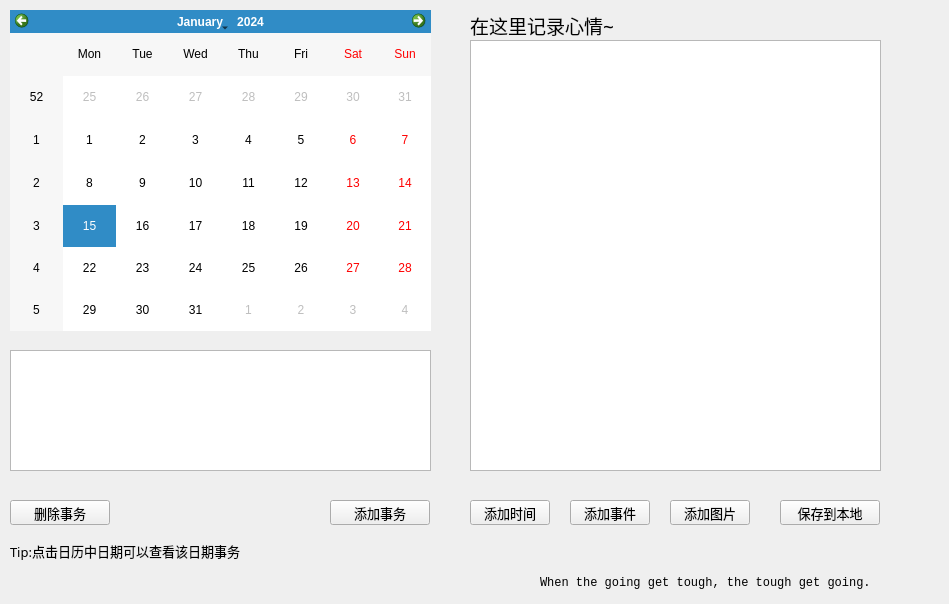
   <widget class="QWidget" name="page3">
    <widget class="QLabel" name="label_13">
     <property name="geometry">
      <rect>
       <x>540</x>
       <y>570</y>
       <width>400</width>
       <height>25</height>
      </rect>
     </property>
     <property name="minimumSize">
      <size>
       <width>400</width>
       <height>25</height>
      </size>
     </property>
     <property name="maximumSize">
      <size>
       <width>400</width>
       <height>25</height>
      </size>
     </property>
     <property name="font">
      <font>
       <family>Consolas</family>
       <pointsize>9</pointsize>
      </font>
     </property>
     <property name="text">
      <string>When the going get tough, the tough get going.</string>
     </property>
    </widget>
    <widget class="QCalendarWidget" name="calendar">
     <property name="geometry">
      <rect>
       <x>10</x>
       <y>10</y>
       <width>421</width>
       <height>321</height>
      </rect>
     </property>
    </widget>
    <widget class="QLabel" name="label_4">
     <property name="geometry">
      <rect>
       <x>470</x>
       <y>10</y>
       <width>331</width>
       <height>30</height>
      </rect>
     </property>
     <property name="minimumSize">
      <size>
       <width>0</width>
       <height>30</height>
      </size>
     </property>
     <property name="maximumSize">
      <size>
       <width>16777215</width>
       <height>30</height>
      </size>
     </property>
     <property name="font">
      <font>
       <family>楷体</family>
       <pointsize>14</pointsize>
      </font>
     </property>
     <property name="text">
      <string>在这里记录心情~</string>
     </property>
    </widget>
    <widget class="QTextEdit" name="note">
     <property name="geometry">
      <rect>
       <x>470</x>
       <y>40</y>
       <width>411</width>
       <height>431</height>
      </rect>
     </property>
     <property name="font">
      <font>
       <family>华文楷体</family>
       <pointsize>11</pointsize>
      </font>
     </property>
    </widget>
    <widget class="QPushButton" name="pushButton">
     <property name="geometry">
      <rect>
       <x>780</x>
       <y>500</y>
       <width>100</width>
       <height>25</height>
      </rect>
     </property>
     <property name="minimumSize">
      <size>
       <width>100</width>
       <height>25</height>
      </size>
     </property>
     <property name="maximumSize">
      <size>
       <width>100</width>
       <height>25</height>
      </size>
     </property>
     <property name="font">
      <font>
       <family>华文楷体</family>
       <pointsize>10</pointsize>
      </font>
     </property>
     <property name="text">
      <string>保存到本地</string>
     </property>
    </widget>
    <widget class="QPushButton" name="addtime">
     <property name="geometry">
      <rect>
       <x>470</x>
       <y>500</y>
       <width>80</width>
       <height>25</height>
      </rect>
     </property>
     <property name="minimumSize">
      <size>
       <width>80</width>
       <height>25</height>
      </size>
     </property>
     <property name="maximumSize">
      <size>
       <width>80</width>
       <height>25</height>
      </size>
     </property>
     <property name="font">
      <font>
       <family>华文楷体</family>
       <pointsize>10</pointsize>
      </font>
     </property>
     <property name="text">
      <string>添加时间</string>
     </property>
    </widget>
    <widget class="QPushButton" name="addpic">
     <property name="geometry">
      <rect>
       <x>670</x>
       <y>500</y>
       <width>80</width>
       <height>25</height>
      </rect>
     </property>
     <property name="minimumSize">
      <size>
       <width>80</width>
       <height>25</height>
      </size>
     </property>
     <property name="maximumSize">
      <size>
       <width>80</width>
       <height>25</height>
      </size>
     </property>
     <property name="font">
      <font>
       <family>华文楷体</family>
       <pointsize>10</pointsize>
      </font>
     </property>
     <property name="text">
      <string>添加图片</string>
     </property>
    </widget>
    <widget class="QPushButton" name="addevent">
     <property name="geometry">
      <rect>
       <x>570</x>
       <y>500</y>
       <width>80</width>
       <height>25</height>
      </rect>
     </property>
     <property name="minimumSize">
      <size>
       <width>80</width>
       <height>25</height>
      </size>
     </property>
     <property name="maximumSize">
      <size>
       <width>80</width>
       <height>25</height>
      </size>
     </property>
     <property name="font">
      <font>
       <family>华文楷体</family>
       <pointsize>10</pointsize>
      </font>
     </property>
     <property name="text">
      <string>添加事件</string>
     </property>
    </widget>
    <widget class="QTextEdit" name="event">
     <property name="geometry">
      <rect>
       <x>10</x>
       <y>350</y>
       <width>421</width>
       <height>121</height>
      </rect>
     </property>
     <property name="font">
      <font>
       <family>华文楷体</family>
       <pointsize>11</pointsize>
      </font>
     </property>
    </widget>
    <widget class="QPushButton" name="addevents">
     <property name="geometry">
      <rect>
       <x>330</x>
       <y>500</y>
       <width>100</width>
       <height>25</height>
      </rect>
     </property>
     <property name="minimumSize">
      <size>
       <width>100</width>
       <height>25</height>
      </size>
     </property>
     <property name="maximumSize">
      <size>
       <width>100</width>
       <height>25</height>
      </size>
     </property>
     <property name="font">
      <font>
       <family>华文楷体</family>
       <pointsize>10</pointsize>
      </font>
     </property>
     <property name="text">
      <string>添加事务</string>
     </property>
    </widget>
    <widget class="QPushButton" name="delevent">
     <property name="geometry">
      <rect>
       <x>10</x>
       <y>500</y>
       <width>100</width>
       <height>25</height>
      </rect>
     </property>
     <property name="minimumSize">
      <size>
       <width>100</width>
       <height>25</height>
      </size>
     </property>
     <property name="maximumSize">
      <size>
       <width>100</width>
       <height>25</height>
      </size>
     </property>
     <property name="font">
      <font>
       <family>华文楷体</family>
       <pointsize>10</pointsize>
      </font>
     </property>
     <property name="text">
      <string>删除事务</string>
     </property>
    </widget>
    <widget class="QLabel" name="tips">
     <property name="geometry">
      <rect>
       <x>10</x>
       <y>470</y>
       <width>321</width>
       <height>21</height>
      </rect>
     </property>
     <property name="font">
      <font>
       <family>华文楷体</family>
       <pointsize>10</pointsize>
      </font>
     </property>
     <property name="text">
      <string/>
     </property>
    </widget>
    <widget class="QLabel" name="tips_2">
     <property name="geometry">
      <rect>
       <x>10</x>
       <y>540</y>
       <width>321</width>
       <height>21</height>
      </rect>
     </property>
     <property name="font">
      <font>
       <family>华文楷体</family>
       <pointsize>10</pointsize>
      </font>
     </property>
     <property name="text">
      <string>Tip:点击日历中日期可以查看该日期事务</string>
     </property>
    </widget>
   </widget>
